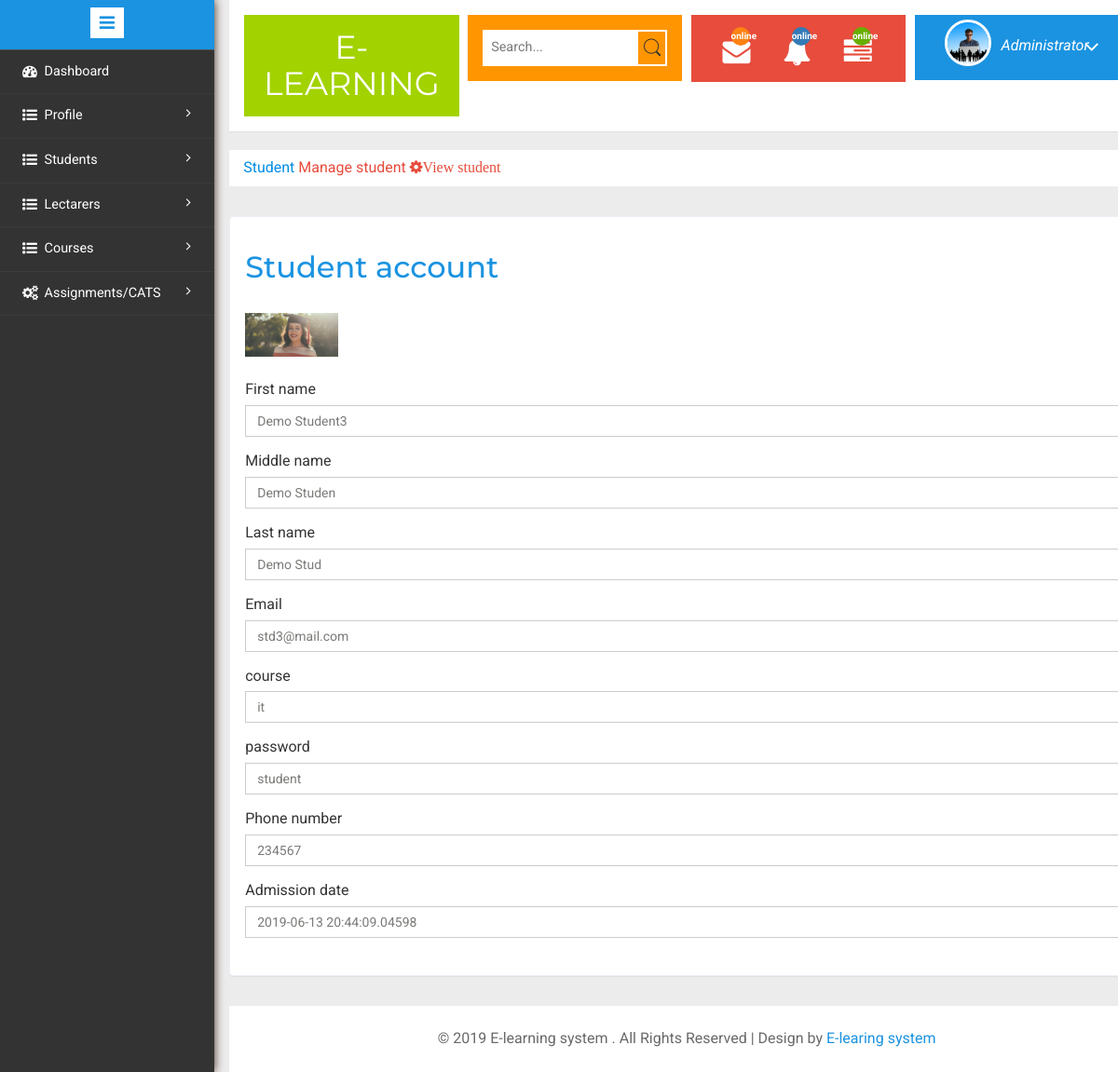
Screenshot of /Admin/viewsinglestudent.php?stdid=1 with the database file from the repository.
### tables this page shows
CREATE TABLE `student` (
  `stdid` int(10) NOT NULL,
  `firstname` varchar(20) DEFAULT NULL,
  `middlename` varchar(20) DEFAULT NULL,
  `lastname` varchar(20) DEFAULT NULL,
  `email` varchar(100) DEFAULT NULL,
  `password` varchar(10) DEFAULT 'student',
  `course` varchar(100) DEFAULT NULL,
  `image` varchar(200) DEFAULT NULL,
  `phone` varchar(10) DEFAULT NULL,
  `admissiondate` timestamp(5) NOT NULL DEFAULT CURRENT_TIMESTAMP(5) ON UPDATE CURRENT_TIMESTAMP(5),
  `ans` varchar(200) NOT NULL,
  `results` varchar(200) NOT NULL
);

### Admin/viewsinglestudent.php (the view, shortened to what this page needs)
<?php include('includes/header.php');?>
<?php include('../includes/config.php');?>
<?php
	$id=$_GET['stdid'];
	$ret="select * from student where stdid=?";
	$stmt= $conn->prepare($ret) ;
	 $stmt->bind_param('i',$id);
	 $stmt->execute() ;
	 $res=$stmt->get_result();
	   while($row=$res->fetch_object())
	  {
	  	?>
<ol class="breadcrumb">
                <li class="breadcrumb-item"><a href="index.php">Student</a> Manage student <i class="fa fa-cog">View student</i>
                </ol>
               <div class="grid-form">
 		<div class="grid-form1">
 		<h2 id="forms-example" class="">Student account</h2>
         <div class="profile_img">
												<span> <img src="img/profile_pic/<?php echo $row->image;?>" class="img-rectangle" width="100"></span>
                </div>
 		<form>
  <div class="form-group">
    <label for="exampleInputEmail1">First name</label>
    <input type="email" class="form-control" id="exampleInputEmail1" placeholder="<?php echo $row->firstname;?>">
  </div>
  <div class="form-group">
    <label for="exampleInputPassword1">Middle name</label>
    <input type="password" class="form-control" id="exampleInputPassword1" placeholder="<?php echo $row->middlename;?>">
  </div>
  <div class="form-group">
    <label for="exampleInputEmail1">Last name</label>
    <input type="email" class="form-control" id="exampleInputEmail1" placeholder="<?php echo $row->lastname;?>">
  </div>
  <div class="form-group">
    <label for="exampleInputPassword1">Email</label>
    <input type="password" class="form-control" id="exampleInputPassword1" placeholder="<?php echo $row->email;?>">
  </div>
  <div class="form-group">
    <label for="exampleInputEmail1">course</label>
    <input type="email" class="form-control" id="exampleInputEmail1" placeholder="<?php echo $row->course;?>">
  </div>
  <div class="form-group">
    <label for="exampleInputPassword1">password</label>
    <input type="password" class="form-control" id="exampleInputPassword1" placeholder="<?php echo $row->password;?>">
  </div>
  <div class="form-group">
    <label for="exampleInputEmail1">Phone number</label>
    <input type="email" class="form-control" id="exampleInputEmail1" placeholder="<?php echo $row->phone;?>">
  </div>
  <div class="form-group">
    <label for="exampleInputPassword1">Admission date</label>
    <input type="password" class="form-control" id="exampleInputPassword1" placeholder="<?php echo $row->admissiondate;?>">
  </div>
  </form>
  </div>
  </div>
<div class="copyrights">
	 <p>© 2019 E-learning system . All Rights Reserved | Design by  <a href="" target="_blank">E-learing system</a> </p>
</div>
</div>
</div>
	<?php include('includes/navbar.php');?>
							</div>
</body>
</html>
      <?php } ?>

### Admin/includes/navbar.php (shortened to what this page needs)
<div class="sidebar-menu">
					<header class="logo1">
						<a href="#" class="sidebar-icon"> <span class="fa fa-bars"></span> </a>
					</header>
                           <div class="menu">
									<ul id="menu" >
										<li><a href="index.php"><i class="fa fa-tachometer"></i> <span>Dashboard</span><div class="clearfix"></div></a></li>
										 <li id="menu-academico" ><a href="#"><i class="fa fa-list-ul" aria-hidden="true"></i><span>Profile </span> <span class="fa fa-angle-right" style="float: right"></span><div class="clearfix"></div></a>
										</li><li id="menu-academico" ><a href="#"><i class="fa fa-list-ul" aria-hidden="true"></i><span>Students </span> <span class="fa fa-angle-right" style="float: right"></span><div class="clearfix"></div></a>
										</li>
									 <li id="menu-academico" ><a href="#"><i class="fa fa-list-ul" aria-hidden="true"></i><span>Lectarers</span> <span class="fa fa-angle-right" style="float: right"></span><div class="clearfix"></div></a>
										</li>
										<li id="menu-academico" ><a href="#"><i class="fa fa-list-ul" aria-hidden="true"></i><span>Courses </span> <span class="fa fa-angle-right" style="float: right"></span><div class="clearfix"></div></a>
										</li>
									  <li id="menu-academico" ><a href="#"><i class="fa fa-cogs" aria-hidden="true"></i><span> Assignments/CATS</span> <span class="fa fa-angle-right" style="float: right"></span><div class="clearfix"></div></a>
										</li>
								  </ul>
								</div>
							  </div>

### rows the page displays
student: image (picture), firstname "Demo Student3", lastname "Demo Stud", course "it", phone "234567"
